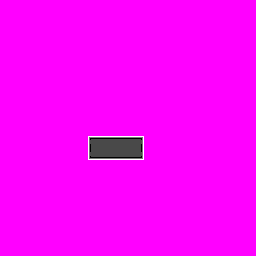

A 2D game scene composited from a Tiled map and its tileset images. What follows is a short description and the map's XML, with every tile layer's data as written:
An orthogonal 32x32 tile map with 8x8 px tiles, 1 tile layer (bg0), 1 hidden layer not drawn.

<map version="1.9" tiledversion="1.9.2" orientation="orthogonal" renderorder="right-down" width="32" height="32" tilewidth="8" tileheight="8" infinite="0" nextlayerid="3" nextobjectid="1">
 <tileset firstgid="1" name="tiles" tilewidth="8" tileheight="8" tilecount="18" columns="6">
  <image source="../tileset/tiles.png" width="48" height="24" />
 </tileset>
 <layer id="1" name="bg1" width="32" height="32" visible="0">
  <data encoding="csv">
2,7,2,7,2,7,2,7,2,7,2,7,2,7,2,7,2,7,2,7,2,7,2,7,2,7,2,7,2,7,2,7,
7,2,7,2,7,2,7,2,7,2,7,2,7,2,7,2,7,2,7,2,7,2,7,2,7,2,7,2,7,2,7,2,
2,7,2,7,2,7,2,7,2,7,2,7,2,7,2,7,2,7,2,7,2,7,2,7,2,7,2,7,2,7,2,7,
7,2,7,2,7,2,7,2,7,2,7,2,7,2,7,2,7,2,7,2,7,2,7,2,7,2,7,2,7,2,7,2,
2,7,2,7,2,7,2,7,2,7,2,7,2,7,2,7,2,7,2,7,2,7,2,7,2,7,2,7,2,7,2,7,
7,2,7,2,7,2,7,2,7,2,7,2,7,2,7,2,7,2,7,2,7,2,7,2,7,2,7,2,7,2,7,2,
2,7,2,7,2,7,2,7,2,7,2,7,2,7,2,7,2,7,2,7,2,7,2,7,2,7,2,7,2,7,2,7,
7,2,7,2,7,2,7,2,7,2,7,2,7,2,7,2,7,2,7,2,7,2,7,2,7,2,7,2,7,2,7,2,
2,7,2,7,2,7,2,7,2,7,2,7,2,7,2,7,2,7,2,7,2,7,2,7,2,7,2,7,2,7,2,7,
7,2,7,2,7,2,7,2,7,2,7,2,7,2,7,2,7,2,7,2,7,2,7,2,7,2,7,2,7,2,7,2,
2,7,2,7,2,7,2,7,2,7,2,7,2,7,2,7,2,7,2,7,2,7,2,7,2,7,2,7,2,7,2,7,
7,2,7,2,7,2,7,2,7,2,7,2,7,2,7,2,7,2,7,2,7,2,7,2,7,2,7,2,7,2,7,2,
2,7,2,7,2,7,2,7,2,7,2,7,2,7,2,7,2,7,2,7,2,7,2,7,2,7,2,7,2,7,2,7,
7,2,7,2,7,2,7,2,7,2,7,2,7,2,7,2,7,2,7,2,7,2,7,2,7,2,7,2,7,2,7,2,
2,7,2,7,2,7,2,7,2,7,2,7,2,7,2,7,2,7,2,7,2,7,2,7,2,7,2,7,2,7,2,7,
7,2,7,2,7,2,7,2,7,2,7,2,7,2,7,2,7,2,7,2,7,2,7,2,7,2,7,2,7,2,7,2,
2,7,2,7,2,7,2,7,2,7,2,7,2,7,2,7,2,7,2,7,2,7,2,7,2,7,2,7,2,7,2,7,
7,2,7,2,7,2,7,2,7,2,7,2,7,2,7,2,7,2,7,2,7,2,7,2,7,2,7,2,7,2,7,2,
2,7,2,7,2,7,2,7,2,7,2,7,2,7,2,7,2,7,2,7,2,7,2,7,2,7,2,7,2,7,2,7,
7,2,7,2,7,2,7,2,7,2,7,2,7,2,7,2,7,2,7,2,7,2,7,2,7,2,7,2,7,2,7,2,
2,7,2,7,2,7,2,7,2,7,2,7,2,7,2,7,2,7,2,7,2,7,2,7,2,7,2,7,2,7,2,7,
7,2,7,2,7,2,7,2,7,2,7,2,7,2,7,2,7,2,7,2,7,2,7,2,7,2,7,2,7,2,7,2,
2,7,2,7,2,7,2,7,2,7,2,7,2,7,2,7,2,7,2,7,2,7,2,7,2,7,2,7,2,7,2,7,
7,2,7,2,7,2,7,2,7,2,7,2,7,2,7,2,7,2,7,2,7,2,7,2,7,2,7,2,7,2,7,2,
2,7,2,7,2,7,2,7,2,7,2,7,2,7,2,7,2,7,2,7,2,7,2,7,2,7,2,7,2,7,2,7,
7,2,7,2,7,2,7,2,7,2,7,2,7,2,7,2,7,2,7,2,7,2,7,2,7,2,7,2,7,2,7,2,
2,7,2,7,2,7,2,7,2,7,2,7,2,7,2,7,2,7,2,7,2,7,2,7,2,7,2,7,2,7,2,7,
7,2,7,2,7,2,7,2,7,2,7,2,7,2,7,2,7,2,7,2,7,2,7,2,7,2,7,2,7,2,7,2,
2,7,2,7,2,7,2,7,2,7,2,7,2,7,2,7,2,7,2,7,2,7,2,7,2,7,2,7,2,7,2,7,
7,2,7,2,7,2,7,2,7,2,7,2,7,2,7,2,7,2,7,2,7,2,7,2,7,2,7,2,7,2,7,2,
2,7,2,7,2,7,2,7,2,7,2,7,2,7,2,7,2,7,2,7,2,7,2,7,2,7,2,7,2,7,2,7,
7,2,7,2,7,2,7,2,7,2,7,2,7,2,7,2,7,2,7,2,7,2,7,2,7,2,7,2,7,2,7,2
</data>
 </layer>
 <layer id="2" name="bg0" width="32" height="32">
  <data encoding="csv">
1,1,1,1,1,1,1,1,1,1,1,1,1,1,1,1,1,1,1,1,1,1,1,1,1,1,1,1,1,1,1,1,
1,1,1,1,1,1,1,1,1,1,1,1,1,1,1,1,1,1,1,1,1,1,1,1,1,1,1,1,1,1,1,1,
1,1,1,1,1,1,1,1,1,1,1,1,1,1,1,1,1,1,1,1,1,1,1,1,1,1,1,1,1,1,1,1,
1,1,1,1,1,1,1,1,1,1,1,1,1,1,1,1,1,1,1,1,1,1,1,1,1,1,1,1,1,1,1,1,
1,1,1,1,1,1,1,1,1,1,1,1,1,1,1,1,1,1,1,1,1,1,1,1,1,1,1,1,1,1,1,1,
1,1,1,1,1,1,1,1,1,1,1,1,1,1,1,1,1,1,1,1,1,1,1,1,1,1,1,1,1,1,1,1,
1,1,1,1,1,1,1,1,1,1,1,1,1,1,1,1,1,1,1,1,1,1,1,1,1,1,1,1,1,1,1,1,
1,1,1,1,1,1,1,1,1,1,1,1,1,1,1,1,1,1,1,1,1,1,1,1,1,1,1,1,1,1,1,1,
1,1,1,1,1,1,1,1,1,1,1,1,1,1,1,1,1,1,1,1,1,1,1,1,1,1,1,1,1,1,1,1,
1,1,1,1,1,1,1,1,1,1,1,1,1,1,1,1,1,1,1,1,1,1,1,1,1,1,1,1,1,1,1,1,
1,1,1,1,1,1,1,1,1,1,1,1,1,1,1,1,1,1,1,1,1,1,1,1,1,1,1,1,1,1,1,1,
1,1,1,1,1,1,1,1,1,1,1,1,1,1,1,1,1,1,1,1,1,1,1,1,1,1,1,1,1,1,1,1,
1,1,1,1,1,1,1,1,1,1,1,1,1,1,1,1,1,1,1,1,1,1,1,1,1,1,1,1,1,1,1,1,
1,1,1,1,1,1,1,1,1,1,1,1,1,1,1,1,1,1,1,1,1,1,1,1,1,1,1,1,1,1,1,1,
1,1,1,1,1,1,1,1,1,1,1,1,1,1,1,1,1,1,1,1,1,1,1,1,1,1,1,1,1,1,1,1,
1,1,1,1,1,1,1,1,1,1,1,1,1,1,1,1,1,1,1,1,1,1,1,1,1,1,1,1,1,1,1,1,
1,1,1,1,1,1,1,1,1,1,1,1,1,1,1,1,1,1,1,1,1,1,1,1,1,1,1,1,1,1,1,1,
1,1,1,1,1,1,1,1,1,1,1,8,9,9,9,9,9,10,1,1,1,1,1,1,1,1,1,1,1,1,1,1,
1,1,1,1,1,1,1,1,1,1,1,5,13,13,13,13,13,6,1,1,1,1,1,1,1,1,1,1,1,1,1,1,
1,1,1,1,1,1,1,1,1,1,1,14,15,15,15,15,15,16,1,1,1,1,1,1,1,1,1,1,1,1,1,1,
1,1,1,1,1,1,1,1,1,1,1,1,1,1,1,1,1,1,1,1,1,1,1,1,1,1,1,1,1,1,1,1,
1,1,1,1,1,1,1,1,1,1,1,1,1,1,1,1,1,1,1,1,1,1,1,1,1,1,1,1,1,1,1,1,
1,1,1,1,1,1,1,1,1,1,1,1,1,1,1,1,1,1,1,1,1,1,1,1,1,1,1,1,1,1,1,1,
1,1,1,1,1,1,1,1,1,1,1,1,1,1,1,1,1,1,1,1,1,1,1,1,1,1,1,1,1,1,1,1,
1,1,1,1,1,1,1,1,1,1,1,1,1,1,1,1,1,1,1,1,1,1,1,1,1,1,1,1,1,1,1,1,
1,1,1,1,1,1,1,1,1,1,1,1,1,1,1,1,1,1,1,1,1,1,1,1,1,1,1,1,1,1,1,1,
1,1,1,1,1,1,1,1,1,1,1,1,1,1,1,1,1,1,1,1,1,1,1,1,1,1,1,1,1,1,1,1,
1,1,1,1,1,1,1,1,1,1,1,1,1,1,1,1,1,1,1,1,1,1,1,1,1,1,1,1,1,1,1,1,
1,1,1,1,1,1,1,1,1,1,1,1,1,1,1,1,1,1,1,1,1,1,1,1,1,1,1,1,1,1,1,1,
1,1,1,1,1,1,1,1,1,1,1,1,1,1,1,1,1,1,1,1,1,1,1,1,1,1,1,1,1,1,1,1,
1,1,1,1,1,1,1,1,1,1,1,1,1,1,1,1,1,1,1,1,1,1,1,1,1,1,1,1,1,1,1,1,
1,1,1,1,1,1,1,1,1,1,1,1,1,1,1,1,1,1,1,1,1,1,1,1,1,1,1,1,1,1,1,1
</data>
 </layer>
</map>
